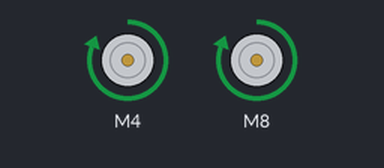
A sketch run on a simulated Arduino Uno, built with avr-gcc and run on an emulated ATmega328P. Parts: 2 × DC motor (green arrow = forward, orange = backward, longer = faster).

Above: at 0.1 s.
Timing chart, 0 to 1.6 s (numbered marks = the images above):
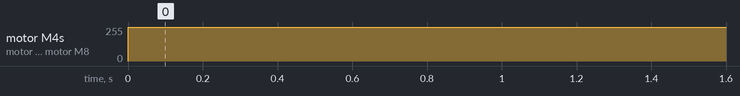

Measured:
- by itself, motor M4, motor M8: stopped → forward 255/255 at 0.00 s

The sketch:

motor-testing.ino
```cpp
#include <SparkFun_TB6612.h>

#define AIN1 4
#define BIN1 8
#define AIN2 5
#define BIN2 9
#define PWMA 3
#define PWMB 6
// Initialization of the controls
#define sw1 10
#define sw2 11
#define sw3 12
#define led 7
int s1,s3,s2;


Motor motor1 = Motor(AIN1, AIN2, PWMA, 1, 1);
Motor motor2 = Motor(BIN1, BIN2, PWMB, 1, 1);

void setup() {
  pinMode(sw1, INPUT);
  pinMode(sw2,INPUT);

  // pinMode(10,OUTPUT);
  // pinMode(led, OUTPUT);
  // digitalWrite(10,HIGH);

  //  s1 = digitalRead(sw1);  //s1 for running bot
  // while (s1 == HIGH)
  // {
  //   s1 = digitalRead(sw1);
  // }
  // digitalWrite(2,HIGH);

}

void loop() {
  // put your main code here, to run repeatedly:
  forward(motor1, motor2, 255);
  // delay(400);
  // back(motor1, motor2, 255);
  // delay(400);
  // brake(motor1, motor2);
  // delay(50);
  // left(motor1, motor2, 200);
  // delay(400);
  // right(motor1, motor2, 400);
  // delay(400);
}
```
